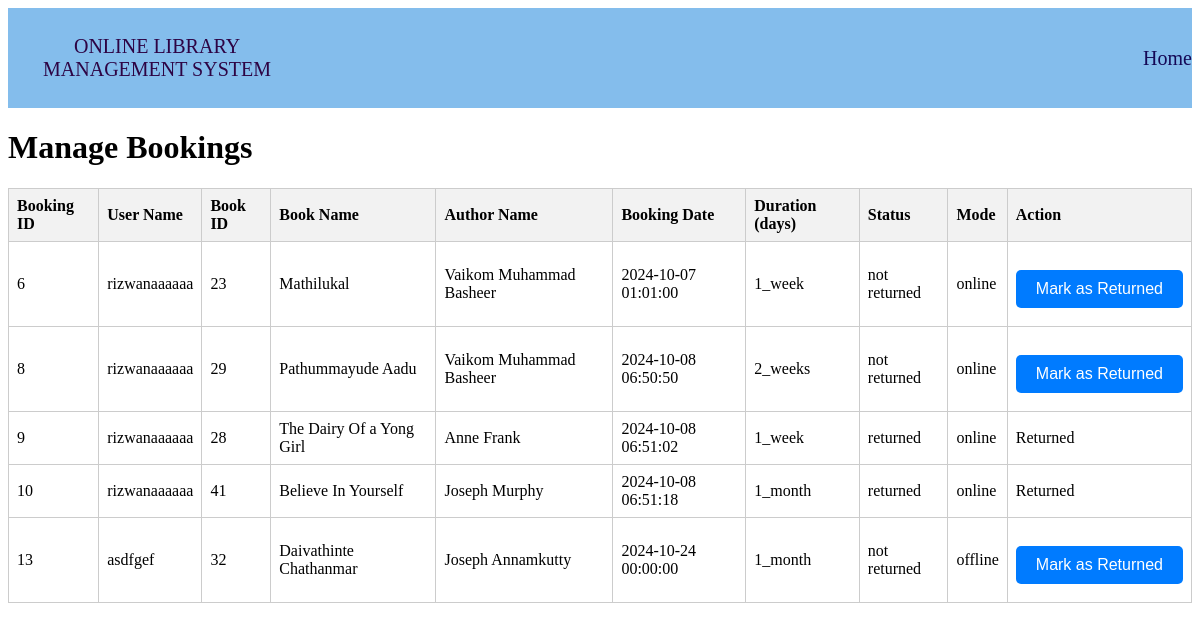
The page /managebookings.php on the database its author committed.
### tables this page shows
CREATE TABLE `bookings` (
  `id` int(11) NOT NULL,
  `user_id` int(11) NOT NULL,
  `book_id` int(11) NOT NULL,
  `booking_date` datetime DEFAULT current_timestamp(),
  `duration` varchar(20) NOT NULL,
  `mode` varchar(10) DEFAULT 'online',
  `status` varchar(20) DEFAULT 'not returned'
);

CREATE TABLE `users` (
  `name` varchar(25) NOT NULL,
  `phonenumber` int(12) NOT NULL,
  `email` varchar(40) NOT NULL,
  `username` varchar(25) NOT NULL,
  `password` varchar(20) NOT NULL,
  `usid` int(10) NOT NULL
);

CREATE TABLE `books` (
  `photo` varchar(200) NOT NULL,
  `book_id` int(11) NOT NULL,
  `title` varchar(255) NOT NULL,
  `author` varchar(255) NOT NULL,
  `published_year` int(11) DEFAULT NULL,
  `genre` varchar(100) DEFAULT NULL
);

### managebookings.php (the view, shortened to what this page needs)
<?php
$conn = mysqli_connect("localhost", "root", "", "online_library_management_system");
$query = "
SELECT b.id AS booking_id,
       u.username AS user_name,
       bk.book_id,
       bk.title AS book_name,
       bk.author AS author,
       b.booking_date,
       b.duration,
       b.status,
       b.mode
FROM bookings b
LEFT JOIN users u ON b.user_id = u.usid
LEFT JOIN books bk ON b.book_id = bk.book_id;
";
$result = mysqli_query($conn, $query);
?>
<!DOCTYPE html>
<html lang="en">
<head>
    <link rel="stylesheet" href="managebookings.css">
</head>
<body>
<nav class="navbar">
    <div class="navbar">
        <a href="./admin.html">ONLINE LIBRARY MANAGEMENT SYSTEM</a>
        <div class="link">
            <a href="admin.html">Home</a>
        </div>
    </div>
</nav>
<main>
    <h1>Manage Bookings</h1>
    <table>
        <thead>
            <tr>
                <th>Booking ID</th>
                <th>User Name</th>
                <th>Book ID</th>
                <th>Book Name</th>
                <th>Author Name</th>
                <th>Booking Date</th>
                <th>Duration (days)</th>
                <th>Status</th>
                <th>Mode</th>
                <th>Action</th>
            </tr>
        </thead>
        <tbody>
            <?php while ($row = mysqli_fetch_assoc($result)) : ?>
            <tr>
                <td><?php echo htmlspecialchars($row['booking_id']); ?></td>
                <td><?php echo htmlspecialchars($row['user_name']); ?></td>
                <td><?php echo htmlspecialchars($row['book_id']); ?></td>
                <td><?php echo htmlspecialchars($row['book_name']); ?></td>
                <td><?php echo htmlspecialchars($row['author']); ?></td>
                <td><?php echo htmlspecialchars($row['booking_date']); ?></td>
                <td><?php echo htmlspecialchars($row['duration']); ?></td>
                <td><?php echo htmlspecialchars($row['status']); ?></td>
                <td><?php echo htmlspecialchars($row['mode']); ?></td>
                <td>
                    <?php if ($row['status'] != 'returned') : ?>
                        <form method="POST" action="">
                            <input type="submit" name="return" value="Mark as Returned">
                        </form>
                    <?php else: ?>
                        Returned
                    <?php endif; ?>
                </td>
            </tr>
            <?php endwhile; ?>
        </tbody>
    </table>
</main>
</body>
</html>

### managebookings.css (style rules this page uses)
.navbar { width: 100%; height: 100px; background-color:rgb(132, 189, 236); display: flex; justify-content: space-evenly; align-items: center; text-align: center; font-size: 20px; }
.link { width: 100%; height: 100px; display: flex; justify-content: flex-end; align-items: center; text-align: center; }
.link a { text-decoration: none; font-family: bold; color: rgb(20, 8, 86); font-size: 20px; }
a { text-decoration: none; font-family: bold; color: rgb(45, 4, 68); font-size: 50px; }
table { width: 100%; border-collapse: collapse; margin-top: 20px; }
th, td { border: 1px solid #ccc; padding: 8px; text-align: left; }
th { background-color: #f2f2f2; }
form { margin-top: 20px; }
input { margin-bottom: 10px; padding: 8px; width: 100%; max-width: 300px; }
input[type="submit"] { padding: 10px 20px; background-color: #007BFF; color: white; border: none; border-radius: 5px; cursor: pointer; font-size: 16px; transition: background-color 0.3s ease; }

### rows shown on the page
bookings: id "6", user.username "rizwanaaaaaa", book.book_id "23", book.title "Mathilukal", book.author "Vaikom Muhammad Basheer", booking_date "2024-10-07 01:01:00", duration "1_week", status "not returned", mode "online"
bookings: id "8", user.username "rizwanaaaaaa", book.book_id "29", book.title "Pathummayude Aadu", book.author "Vaikom Muhammad Basheer", booking_date "2024-10-08 06:50:50", duration "2_weeks", status "not returned", mode "online"
bookings: id "9", user.username "rizwanaaaaaa", book.book_id "28", book.title "The Dairy Of a Yong Girl", book.author "Anne Frank", booking_date "2024-10-08 06:51:02", duration "1_week", status "returned", mode "online", shows "Returned"
bookings: id "10", user.username "rizwanaaaaaa", book.book_id "41", book.title "Believe In Yourself", book.author "Joseph Murphy", booking_date "2024-10-08 06:51:18", duration "1_month", status "returned", mode "online", shows "Returned"
bookings: id "13", user.username "asdfgef", book.book_id "32", book.title "Daivathinte Chathanmar", book.author "Joseph Annamkutty", booking_date "2024-10-24 00:00:00", duration "1_month", status "not returned", mode "offline"
